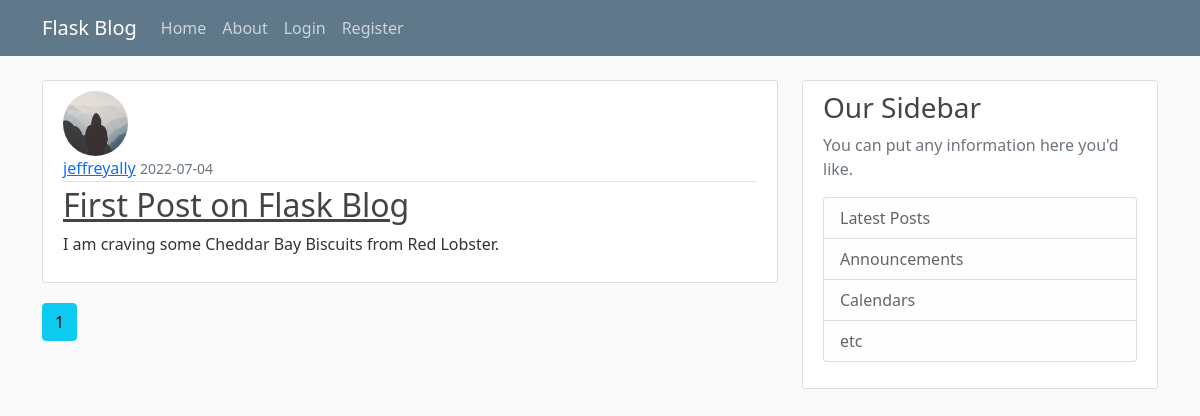
The page /home on the database its author committed.
### app/models.py (models this page shows, shortened)
class Post(db.Model):
    id = db.Column(db.Integer, primary_key=True)
    title = db.Column(db.String(100), nullable=False)
    date_posted = db.Column(db.DateTime, nullable=False, default= datetime.utcnow)
    content = db.Column(db.Text, nullable=False)
    user_id = db.Column(db.Integer, db.ForeignKey('user.id'), nullable=False)

class User(db.Model, UserMixin):
    id = db.Column(db.Integer, primary_key=True)
    username = db.Column(db.String(120), unique=True, nullable=False)
    email = db.Column(db.String(120), unique=True, nullable=False)
    image_file = db.Column(db.String(120), nullable=False, default='default.jpg')
    password = db.Column(db.String(160), nullable=False)
    posts = db.relationship("Post",backref='author',lazy=True)

### app/routes.py (the view)
@app.route("/")
@app.route("/home")
def home():
    page = request.args.get('page',1,type=int)
    posts = Post.query.order_by(Post.date_posted.desc()).paginate(page=page, per_page=5)
    return render_template('home.html', posts=posts)

### app/templates/home.html
{% extends "layout.html" %}
{% block content %}
    {%for post in posts.items:%}
    <article class="media content-section">
      <img class="rounded-circle article-img" src="{{url_for('static', filename='profpics/'+post.author.image_file)}}">
        <div class="media-body">
          <div class="article-metadata">
            <a class="mr-2" href="{{ url_for('user_posts', username=post.author.username) }}">{{post["author"]["username"]}}</a>
            <small class="text-muted">{{post["date_posted"].strftime('%Y-%m-%d')}}</small>
          </div>
          <h2><a class="article-title" href="{{url_for('post', post_id=post.id)}}">{{post["title"]}}</a></h2>
          <p class="article-content">{{post["content"]}}</p>
        </div>
      </article>
    {%endfor%}
    {%for page_num in posts.iter_pages(left_edge=1,right_edge=1,left_current=1,right_current=2, )%}
        {% if page_num %}
          {% if posts.page == page_num %}
            <a class= "btn btn-info mb-4" href="{{ url_for('home',page=page_num) }}">{{page_num}}</a>
          {% else %}
            <a class= "btn btn-outline-info mb-4" href="{{ url_for('home',page=page_num) }}">{{page_num}}</a>
          {%endif%}
        {% else %}
          ...
        {%endif%}
    {%endfor%}
    {% endblock content %}

### app/static/main.css (style rules this page uses)
body { background: #fafafa; color: #333333; margin-top: 5rem; }
h1, h2, h3, h4, h5, h6 { color: #444444; }
.content-section { background: #ffffff; padding: 10px 20px; border: 1px solid #dddddd; border-radius: 3px; margin-bottom: 20px; }
.article-title { color: #444444; }
.article-content { white-space: pre-line; }
.article-img { height: 65px; width: 65px; margin-right: 16px; }
.article-metadata { padding-bottom: 1px; margin-bottom: 4px; border-bottom: 1px solid #e3e3e3 }

### rows shown on the page
Post: image_file (placeholder picture), author.username "jeffreyally", date_posted "2022-07-04", title "First Post on Flask Blog", content "I am craving some Cheddar Bay Biscuits from Red Lobster."

### other values the page prints
{{ page_num }} "1"
